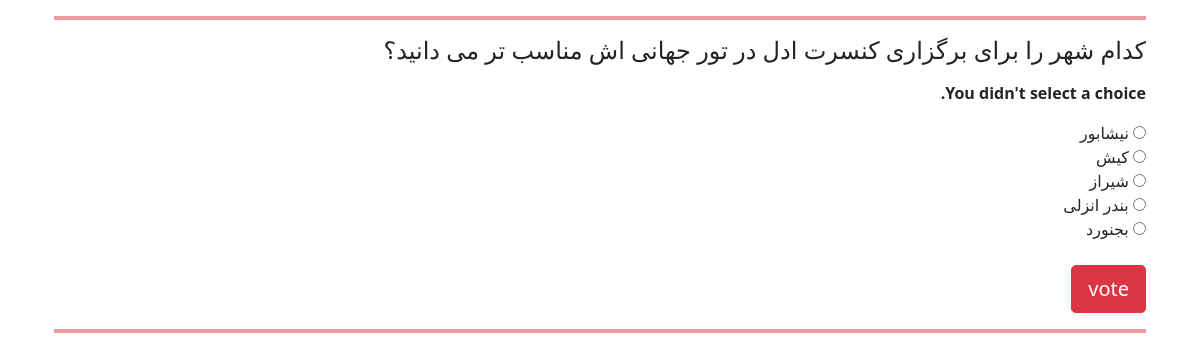
Page /polls/8/vote/ on the committed database.
### polls/models.py (models this page shows, shortened)
class Question(models.Model):
    question_text = models.CharField(max_length=200)
    pub_date = models.DateTimeField("date published")

class Choice(models.Model):
    question = models.ForeignKey(Question, on_delete=models.CASCADE)
    choice_text = models.CharField(max_length=200)
    votes = models.IntegerField(default=0)

### polls/views.py (the view)
# urls.py: path("<int:question_id>/vote/", views.vote, name="vote"),
def vote(request, question_id):
    question = get_object_or_404(Question, pk=question_id)
    try:
        selected_choice = question.choice_set.get(pk=request.POST["choice"])
    except (KeyError, Choice.DoesNotExist):
        return render(
            request,
            "polls/detail.html",
            {
                "question": question,
                "error_message": "You didn't select a choice.",
            },
        )
    else:
        selected_choice.votes = F("votes") + 1
        selected_choice.save()
        return HttpResponseRedirect(reverse("polls:results", args=(question.id,)))

### polls/templates/polls/detail.html (shortened to what this page needs)
{% extends "polls/layout.html" %}
{% block content %}
<hr class="border border-danger border-2 opacity-50">
   <form action="{% url 'polls:vote' question.id %}" method="post">
    <fieldset>
        <legend><h4>{{ question.question_text }}</h4></legend>
        {% if error_message %}<p><strong>{{ error_message }}</strong></p>{% endif %}
        {% for choice in question.choice_set.all %}
            <input type="radio" name="choice" id="choice{{ forloop.counter }}" value="{{ choice.id}}">
            <label for="choice{{ forloop.counter }}">{{ choice.choice_text }}</label><br>
        {% endfor %}
    </fieldset>
     <br>
    <button type="submit" class="btn btn-danger btn-lg">vote</button>
    </form>
    <hr class="border border-danger border-2 opacity-50">
{% endblock %}

### rows in the picture
Question: question_text "کدام شهر را برای برگزاری کنسرت ادل در تور جهانی اش مناسب تر می دانید؟"
Choice: choice_text "نیشابور"
Choice: choice_text "کیش"
Choice: choice_text "شیراز"
Choice: choice_text "بندر انزلی"
Choice: choice_text "بجنورد"

### other values in the picture
{{ error_message }} "You didn't select a choice."
